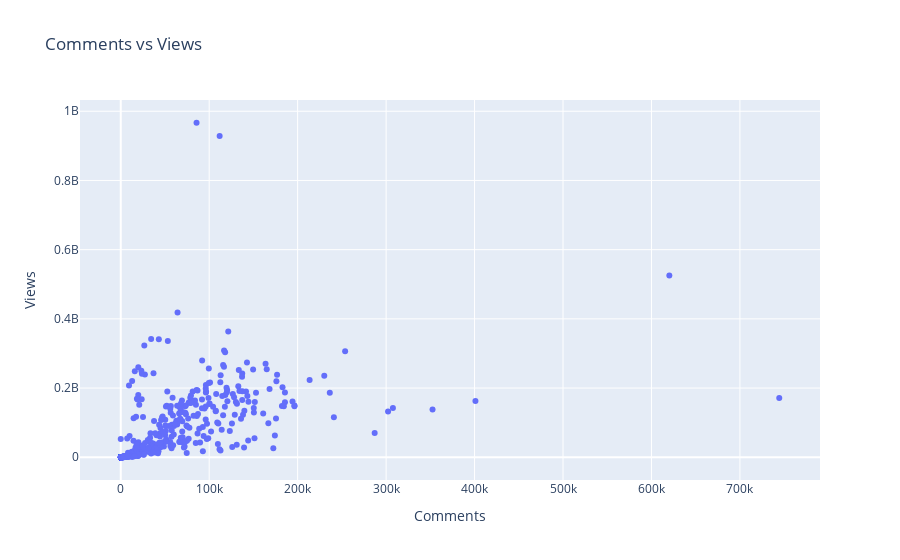

Here is the notebook cell this chart was saved with:
### Code cell
px.scatter(df,x='Comments',y='Views',title = 'Comments vs Views')

### Figure 1 — Plotly figure (JSON) as saved in the notebook; plotly's stock layout.template omitted (floating-point values rounded to 4 significant figures; data arrays with more than 128 entries replaced by an {"elided": "..."} marker saying what was removed)
{"data": [{"hovertemplate": "Comments=%{x}<br>Views=%{y}<extra></extra>", "legendgroup": "", "marker": {"color": "#636efa", "symbol": "circle"}, "mode": "markers", "name": "", "orientation": "v", "showlegend": false, "type": "scatter", "x": {"elided": "762 int values"}, "xaxis": "x", "y": {"elided": "762 int values"}, "yaxis": "y"}], "layout": {"legend": {"tracegroupgap": 0}, "title": {"text": "Comments vs Views"}, "xaxis": {"anchor": "y", "domain": [0, 1], "title": {"text": "Comments"}}, "yaxis": {"anchor": "x", "domain": [0, 1], "title": {"text": "Views"}}}}
